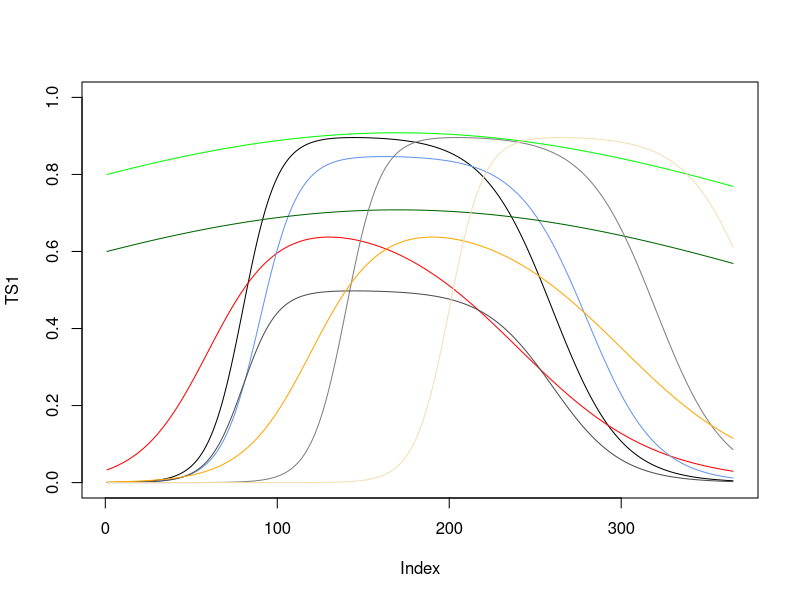

This figure's R source: (Note: this script raises an error after producing the figure.)
# step3___simulate-temporal-behaviour.R
#
# Step 3 in spHomogeneity simulation: define the prescribed NDVI curves


# temporal vector
doi_vctr <- 1:365

# function to simulate 
glogf <- function(doi_vctr, A, K, Q, B, M, v){
  # B : steepness at inflexion point
  # M : position of the inflexion point
  # K : amplitude
  # Q : (not sure anymore, but linked to the position)
  # A : baseline (at the beginning, not sure how useful it is)
  # v : overall shape of the curve
  z <- A + (K-A)/(1 + Q*exp(-B*(doi_vctr - M)))^(1/v)}


TS1 <- glogf(doi_vctr, A = 0, K = 0.9, B = 0.1, Q = 1, v = 1, M = 80) -
       glogf(doi_vctr, A = 0, K = 0.9, B = 0.05, Q = 1, v = 1, M = 260)

TS2 <- glogf(doi_vctr, A = 0, K = 0.7, B = 0.05, Q = 1, v = 1, M = 60) -
  glogf(doi_vctr, A = 0, K = 0.7, B = 0.025, Q = 1, v = 1, M = 240)

TS3 <- glogf(doi_vctr, A = 0, K = 0.85, B = 0.09, Q = 1, v = 1, M = 90) -
  glogf(doi_vctr, A = 0, K = 0.85, B = 0.05, Q = 1, v = 1, M = 280)

TS4 <- glogf(doi_vctr, A = 0, K = 3.2, B = 0.005, Q = 1, v = 1, M = 80) -
  glogf(doi_vctr, A = 0, K = 3.2, B = 0.005, Q = 1, v = 1, M = 260)

TS5 <- glogf(doi_vctr, A = 0, K = 0.9, B = 0.1, Q = 1, v = 1, M = 140) -
  glogf(doi_vctr, A = 0, K = 0.9, B = 0.05, Q = 1, v = 1, M = 320)

TS6 <- glogf(doi_vctr, A = 0, K = 0.5, B = 0.1, Q = 1, v = 1, M = 80) -
  glogf(doi_vctr, A = 0, K = 0.5, B = 0.05, Q = 1, v = 1, M = 260)

TS7 <- glogf(doi_vctr, A = 0, K = 0.7, B = 0.05, Q = 1, v = 1, M = 120) -
  glogf(doi_vctr, A = 0, K = 0.7, B = 0.025, Q = 1, v = 1, M = 300)

TS8 <- TS4 + 0.2

TS9 <- glogf(doi_vctr, A = 0, K = 0.9, B = 0.1, Q = 1, v = 1, M = 200) -
  glogf(doi_vctr, A = 0, K = 0.9, B = 0.05, Q = 1, v = 1, M = 380)


# 
plot(TS1, type = 'l', ylim = c(0,1))
lines(TS2, col = 'red')
lines(TS3, col = 'cornflowerblue')
lines(TS4, col = 'darkgreen')
lines(TS5, col = 'grey50')
lines(TS6, col = 'grey30')
lines(TS7, col = 'orange')
lines(TS8, col = 'green')
lines(TS9, col = 'wheat')

# 

df.ideal.ts <- data.frame(DOI = doi_vctr, TS1, TS2, TS3, TS4, TS5, TS6, TS7, TS8, TS9)
save('df.ideal.ts', file = 'dataProcessing/df-ideal-ts.Rda')

